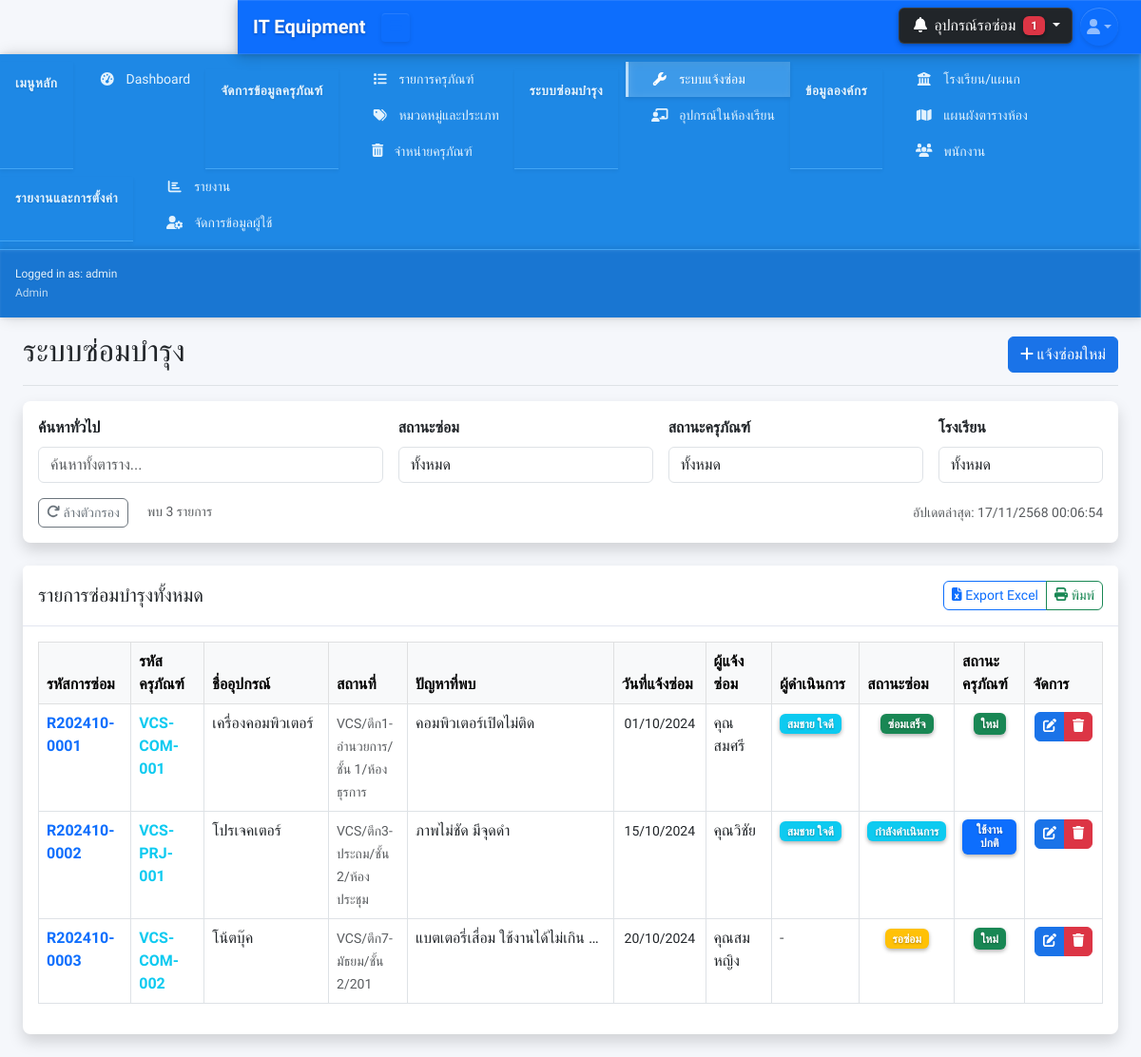
/maintenance.php (signed in), run on the app's committed database.
### tables this page shows
CREATE TABLE IF NOT EXISTS maintenance_requests (
    id INT AUTO_INCREMENT PRIMARY KEY COMMENT 'รหัสการซ่อม (Primary Key)',
    repair_code VARCHAR(20) NOT NULL UNIQUE COMMENT 'รหัสใบแจ้งซ่อม',
    equipment_id INT NOT NULL COMMENT 'รหัสครุภัณฑ์ (Foreign Key)',
    report_date DATE NOT NULL COMMENT 'วันที่แจ้งซ่อม',
    problem_description TEXT NOT NULL COMMENT 'รายละเอียดปัญหา',
    reported_by VARCHAR(100) NOT NULL COMMENT 'ผู้แจ้งซ่อม',
    assigned_technician VARCHAR(100) COMMENT 'ช่างผู้รับผิดชอบ',
    repair_status VARCHAR(50) DEFAULT 'รอซ่อม' COMMENT 'สถานะการซ่อม',
    solution_description TEXT COMMENT 'รายละเอียดการแก้ไข',
    repair_cost DECIMAL(10,2) DEFAULT 0 COMMENT 'ค่าใช้จ่ายในการซ่อม',
    completed_date DATE COMMENT 'วันที่ซ่อมเสร็จสิ้น',
    location_school VARCHAR(200) COMMENT 'โรงเรียนที่ตั้งครุภัณฑ์',
    location_building VARCHAR(100) COMMENT 'ตึกที่ตั้งครุภัณฑ์',
    location_floor VARCHAR(50) COMMENT 'ชั้นที่ตั้งครุภัณฑ์',
    location_room VARCHAR(100) COMMENT 'ห้องที่ตั้งครุภัณฑ์',
    created_at TIMESTAMP DEFAULT CURRENT_TIMESTAMP COMMENT 'วันที่สร้างบันทึก',
    updated_at TIMESTAMP DEFAULT CURRENT_TIMESTAMP ON UPDATE CURRENT_TIMESTAMP COMMENT 'วันที่แก้ไขล่าสุด',
    FOREIGN KEY (equipment_id) REFERENCES equipment(id) ON DELETE CASCADE,
    INDEX idx_repair_code (repair_code),
    INDEX idx_equipment_id (equipment_id),
    INDEX idx_repair_status (repair_status),
    INDEX idx_report_date (report_date),
    INDEX idx_location (location_school, location_building)
);

CREATE TABLE IF NOT EXISTS equipment (
    id INT AUTO_INCREMENT PRIMARY KEY COMMENT 'รหัสครุภัณฑ์ (Primary Key)',
    equipment_code VARCHAR(50) NOT NULL UNIQUE COMMENT 'รหัสครุภัณฑ์สำหรับอ้างอิง',
    equipment_name VARCHAR(200) NOT NULL COMMENT 'ชื่อครุภัณฑ์',
    category_id INT COMMENT 'รหัสหมวดหมู่หลัก (Foreign Key)',
    subcategory_id INT COMMENT 'รหัสหมวดหมู่ย่อย (Foreign Key)',
    brand_name VARCHAR(100) COMMENT 'ยี่ห้อครุภัณฑ์',
    model_name VARCHAR(100) COMMENT 'รุ่นครุภัณฑ์',
    serial_number VARCHAR(100) COMMENT 'หมายเลขซีเรียล',
    purchase_date DATE COMMENT 'วันที่จัดซื้อ',
    warranty_expiry_date DATE COMMENT 'วันที่หมดประกัน',
    purchase_price DECIMAL(10,2) DEFAULT 0 COMMENT 'ราคาจัดซื้อ',
    supplier_name VARCHAR(200) COMMENT 'ชื่อผู้จัดจำหน่าย',
    equipment_status VARCHAR(50) DEFAULT 'ใหม่' COMMENT 'สถานะครุภัณฑ์',
    location_school VARCHAR(200) COMMENT 'โรงเรียนที่ตั้ง',
    location_building VARCHAR(100) COMMENT 'ตึก/อาคารที่ตั้ง',
    location_floor VARCHAR(50) COMMENT 'ชั้นที่ตั้ง',
    location_room VARCHAR(100) COMMENT 'ห้องที่ตั้ง',
    responsible_person VARCHAR(100) COMMENT 'ผู้รับผิดชอบครุภัณฑ์',
    notes TEXT COMMENT 'หมายเหตุเพิ่มเติม',
    image_path VARCHAR(255) COMMENT 'เส้นทางเก็บรูปภาพ',
    created_at TIMESTAMP DEFAULT CURRENT_TIMESTAMP COMMENT 'วันที่สร้างบันทึก',
    updated_at TIMESTAMP DEFAULT CURRENT_TIMESTAMP ON UPDATE CURRENT_TIMESTAMP COMMENT 'วันที่แก้ไขล่าสุด',
    FOREIGN KEY (category_id) REFERENCES equipment_categories(id) ON DELETE SET NULL,
    FOREIGN KEY (subcategory_id) REFERENCES equipment_subcategories(id) ON DELETE SET NULL,
    INDEX idx_equipment_code (equipment_code),
    INDEX idx_category_id (category_id),
    INDEX idx_equipment_status (equipment_status),
    INDEX idx_location (location_school, location_building, location_floor, location_room),
    INDEX idx_purchase_date (purchase_date)
);

### maintenance.php (the view, shortened to what this page needs)
<?php
require_once 'includes/header.php';
$maintenance_query = "SELECT mr.*, e.equipment_code, e.equipment_name, e.equipment_status,
                             ec.category_name, es.subcategory_name
                      FROM maintenance_requests mr
                      JOIN equipment e ON mr.equipment_id = e.id
                      LEFT JOIN equipment_categories ec ON e.category_id = ec.id
                      LEFT JOIN equipment_subcategories es ON e.subcategory_id = es.id
                      ORDER BY mr.created_at DESC";
$maintenance_list = $db->query($maintenance_query)->fetchAll(PDO::FETCH_ASSOC);
$schools_short = [
    "โรงเรียนวารีเชียงใหม่" => "VCS",
    "โรงเรียนอนุบาลวารีเชียงใหม่" => "VKS",
    "โรงเรียนนานาชาติวารีเชียงใหม่" => "VCIS"
];
?>
<?php include 'includes/navbar.php'; ?>
<?php
include 'includes/sidebar.php';
?>
<div id="layoutSidenav_content">
    <main >
    <div class="container-fluid px-4">
    <div class="d-flex justify-content-between flex-wrap flex-md-nowrap align-items-center pt-3 pb-2 mb-3 border-bottom">
        <h1 class="h2">ระบบซ่อมบำรุง</h1>
        <button type="button" class="btn btn-primary" data-bs-toggle="modal" data-bs-target="#maintenanceModal" onclick="clearForm()">
            <i class="fas fa-plus"></i> แจ้งซ่อมใหม่
        </button>
    </div>
    <div class="card shadow mb-4">
        <div class="card-body">
            <div class="row g-3">
                <div class="col-md-4">
                    <label class="form-label fw-bold">ค้นหาทั่วไป</label>
                    <input type="text" class="form-control" id="globalSearch" placeholder="ค้นหาทั้งตาราง..." onkeyup="filterTable()">
                </div>
                <div class="col-md-3">
                    <label class="form-label fw-bold">สถานะซ่อม</label>
                    <select class="form-control" id="statusFilter" onchange="filterTable()">
                        <option value="">ทั้งหมด</option>
                    </select>
                </div>
                <div class="col-md-3">
                    <label class="form-label fw-bold">สถานะครุภัณฑ์</label>
                    <select class="form-control" id="equipmentStatusFilter" onchange="filterTable()">
                        <option value="">ทั้งหมด</option>
                    </select>
                </div>
                <div class="col-md-2">
                    <label class="form-label fw-bold">โรงเรียน</label>
                    <select class="form-control" id="schoolFilter" onchange="filterTable()">
                        <option value="">ทั้งหมด</option>
                    </select>
                </div>
            </div>
            <div class="row mt-3">
                <div class="col-12">
                    <div class="d-flex justify-content-between align-items-center">
                        <div>
                            <button type="button" class="btn btn-outline-secondary btn-sm" onclick="clearFilters()">
                                <i class="fas fa-redo"></i> ล้างตัวกรอง
                            </button>
                            <span class="ms-3 text-muted small" id="filterResultCount"></span>
                        </div>
                        <div class="text-muted small">
                            <span id="currentTime"></span>
                        </div>
                    </div>
                </div>
            </div>
        </div>
    </div>
    <div class="card shadow mb-4">
        <div class="card-header py-3 d-flex justify-content-between align-items-center">
            <h5 class="m-0 font-weight-bold">รายการซ่อมบำรุงทั้งหมด</h5>
            <div class="btn-group">
                <button type="button" class="btn btn-outline-primary btn-sm" onclick="exportToExcel()">
                    <i class="fas fa-file-excel"></i> Export Excel
                </button>
                <button type="button" class="btn btn-outline-success btn-sm" onclick="printTable()">
                    <i class="fas fa-print"></i> พิมพ์
                </button>
            </div>
        </div>
        <div class="card-body">
            <div class="table-responsive">
                <table class="table table-bordered table-hover" id="maintenanceTable" width="100%" cellspacing="0">
                    <thead class="table-light">
                        <tr>
                            <th width="120">รหัสการซ่อม</th>
                            <th width="110">รหัสครุภัณฑ์</th>
                            <th width="150">ชื่ออุปกรณ์</th>
                            <th width="150">สถานที่</th>
                            <th>ปัญหาที่พบ</th>
                            <th width="110">วันที่แจ้งซ่อม</th>
                            <th width="120">ผู้แจ้งซ่อม</th>
                            <th width="120">ผู้ดำเนินการ</th>
                            <th width="100">สถานะซ่อม</th>
                            <th width="100">สถานะครุภัณฑ์</th>
                            <th width="90">จัดการ</th>
                        </tr>
                    </thead>
                    <tbody>
                        <?php foreach($maintenance_list as $maintenance): ?>
                        <tr>
                            <td>
                                <strong class="text-primary"><?php echo $maintenance['repair_code']; ?></strong>
                            </td>
                            <td>
                                <a href="equipment_detail.php?id=<?php echo $maintenance['equipment_id']; ?>" class="text-decoration-none" title="ดูรายละเอียดอุปกรณ์">
                                    <strong class="text-info"><?php echo $maintenance['equipment_code']; ?></strong>
                                </a>
                            </td>
                            <td>
                                <div style="max-width: 150px; overflow: hidden; text-overflow: ellipsis; white-space: nowrap;"
                                     title="<?php echo htmlspecialchars($maintenance['equipment_name']); ?>">
                                    <?php echo $maintenance['equipment_name']; ?>
                                </div>
                            </td>
                            <td>
                                <small class="text-muted">
                                    <?php
                                    $location_parts = [];
                                    if ($maintenance['location_school']) {
                                        $school_short = $schools_short[$maintenance['location_school']] ?? $maintenance['location_school'];
                                        $location_parts[] = $school_short;
                                    }
                                    if ($maintenance['location_building']) $location_parts[] = $maintenance['location_building'];
                                    if ($maintenance['location_floor']) $location_parts[] = $maintenance['location_floor'];
                                    if ($maintenance['location_room']) $location_parts[] = $maintenance['location_room'];
                                    echo implode('/', $location_parts);
                                    ?>
                                </small>
                            </td>
                            <td>
                                <div style="max-width: 200px; overflow: hidden; text-overflow: ellipsis; white-space: nowrap;"
                                     title="<?php echo htmlspecialchars($maintenance['problem_description']); ?>">
                                    <?php echo mb_substr($maintenance['problem_description'], 0, 50) . (mb_strlen($maintenance['problem_description']) > 50 ? '...' : ''); ?>
                                </div>
                            </td>
                            <td class="text-center">
                                <small data-sort="<?php echo $maintenance['report_date']; ?>">
                                    <?php echo date('d/m/Y', strtotime($maintenance['report_date'])); ?>
                                </small>
                            </td>
                            <td><?php echo $maintenance['reported_by']; ?></td>
                            <td>
                                <?php if ($maintenance['assigned_technician']): ?>
                                    <span class="badge bg-info"><?php echo $maintenance['assigned_technician']; ?></span>
                                <?php else: ?>
                                    <span class="text-muted">-</span>
                                <?php endif; ?>
                            </td>
                            <td class="text-center">
                                <?php
                                $repairStatus_badge = [
                                    'รอซ่อม' => 'warning',
                                    'กำลังดำเนินการ' => 'info',
                                    'ซ่อมเสร็จ' => 'success',
                                    'ยกเลิก' => 'danger'
                                ];
                                $status_class = $repairStatus_badge[$maintenance['repair_status']] ?? 'secondary';
                                ?>
                                <span class="badge bg-<?php echo $status_class; ?>">
                                    <?php echo $maintenance['repair_status']; ?>
                                </span>
                            </td>
                            <td class="text-center">
                                <?php
                                $equip_status_badge = [
                                    'ใหม่' => 'success',
                                    'ใช้งานปกติ' => 'primary',
                                    'รอซ่อม' => 'warning',
                                    'กำลังซ่อม' => 'info',
                                    'ชำรุด' => 'danger',
                                    'จำหน่ายแล้ว' => 'secondary'
                                ];
                                $equip_status_class = $equip_status_badge[$maintenance['equipment_status']] ?? 'secondary';
                                ?>
                                <span class="badge bg-<?php echo $equip_status_class; ?>" style="max-width: 120px; white-space: normal; word-wrap: break-word; line-height: 1.2;">
                                    <?php echo $maintenance['equipment_status']; ?>
                                </span>
                            </td>
                            <td class="text-center">
                                <div class="btn-group btn-group-sm">
                                    <button type="button" class="btn btn-primary" data-bs-toggle="modal" data-bs-target="#maintenanceModal" onclick='editMaintenance(<?php echo json_encode($maintenance); ?>)' title="แก้ไข">
                                        <i class="fas fa-edit"></i>
                                    </button>
                                    <a href="maintenance.php?action=delete&id=<?php echo $maintenance['id']; ?>" class="btn btn-danger" onclick="return confirm('คุณแน่ใจหรือไม่?')" title="ลบ">
                                        <i class="fas fa-trash"></i>
                                    </a>
                                </div>
                            </td>
                        </tr>
                        <?php endforeach; ?>
                    </tbody>
                </table>
            </div>
        </div>
    </div>
</main>
<?php
require_once 'includes/footer.php';
?>

### css/styles.css (style rules this page uses)
:root { --primary: #1a73e8; --primary-dark: #0d47a1; --secondary: #6c757d; --success: #28a745; --info: #17a2b8; --warning: #ffc107; --danger: #dc3545; --light: #f8f9fa; --dark: #343a40; }
body { font-family: 'Prompt', sans-serif; background-color: #f5f7fb; }
.card { border: none; border-radius: 0.5rem; box-shadow: 0 0.15rem 1.75rem 0 rgba(58, 59, 69, 0.15); margin-bottom: 1.5rem; }
.card-header { background-color: white; border-bottom: 1px solid #e3e6f0; font-weight: 600; }
.btn { border-radius: 0.375rem; font-weight: 500; }
.btn-primary { background-color: var(--primary); border-color: var(--primary); }
.table-responsive { overflow-x: auto; }
.form-label { font-weight: 500; }

### includes/header.php (style rules this page uses)
:root { --primary: #1a73e8; --primary-dark: #0d47a1; --secondary: #6c757d; --success: #28a745; --info: #17a2b8; --warning: #ffc107; --danger: #dc3545; --light: #f8f9fa; --dark: #343a40; }
body { font-family: 'Prompt', sans-serif; background-color: #f5f7fb; }

### includes/navbar.php (style rules this page uses)
.badge { box-shadow: 0 2px 4px rgba(0, 0, 0, 0.3) !important; text-shadow: 0 1px 2px rgba(0, 0, 0, 0.3); }

### data on the page
maintenance_requests: repair_code "R202410-0001", equipment.equipment_code "VCS-COM-001", equipment.equipment_name "เครื่องคอมพิวเตอร์", location_parts "VCS/ตึก1-อำนวยการ/ชั้น 1/ห้องธุรการ", problem_description "คอมพิวเตอร์เปิดไม่ติด", report_date "01/10/2024", reported_by "คุณสมศรี", assigned_technician "สมชาย ใจดี", repair_status "ซ่อมเสร็จ", equipment.equipment_status "ใหม่"
maintenance_requests: repair_code "R202410-0002", equipment.equipment_code "VCS-PRJ-001", equipment.equipment_name "โปรเจคเตอร์", location_parts "VCS/ตึก3-ประถม/ชั้น 2/ห้องประชุม", problem_description "ภาพไม่ชัด มีจุดดำ", report_date "15/10/2024", reported_by "คุณวิชัย", assigned_technician "สมชาย ใจดี", repair_status "กำลังดำเนินการ", equipment.equipment_status "ใช้งานปกติ"
maintenance_requests: repair_code "R202410-0003", equipment.equipment_code "VCS-COM-002", equipment.equipment_name "โน้ตบุ๊ค", location_parts "VCS/ตึก7-มัธยม/ชั้น 2/201", problem_description "แบตเตอรี่เสื่อม ใช้งานได้ไม่เกิน…", report_date "20/10/2024", reported_by "คุณสมหญิง", repair_status "รอซ่อม", equipment.equipment_status "ใหม่"

### other printed values
$pending_count "1"
$_SESSION['username'] "admin"
$_SESSION['role'] "Admin"
